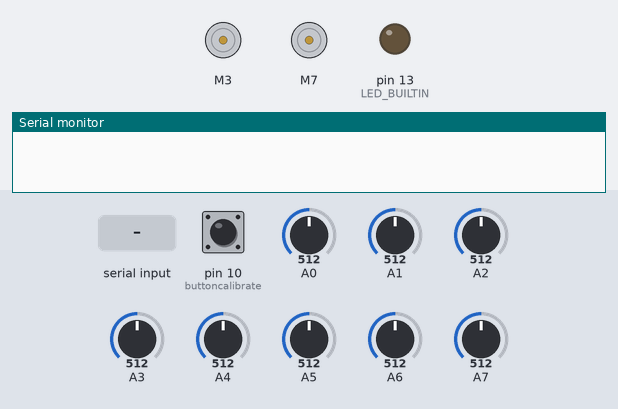
The sketch below on a simulated Arduino Nano, built with avr-gcc and run on an emulated ATmega328P. Parts: 2 × DC motor (green arrow = forward, orange = backward, longer = faster), output pins drawn as LEDs (lit = HIGH), the last lines printed to the serial monitor. The test bench sets the inputs (shaded band); at power-on: pin 10 (buttoncalibrate) LOW, A1 = 512, A4 = 512, A0 = 512, A2 = 512, A3 = 512, A5 = 512, A6 = 512, A7 = 512.

Above: at 1.3 s.
1.4 s: pin 10 (buttoncalibrate) pulled HIGH for 0.15 s
At 3.3 s:
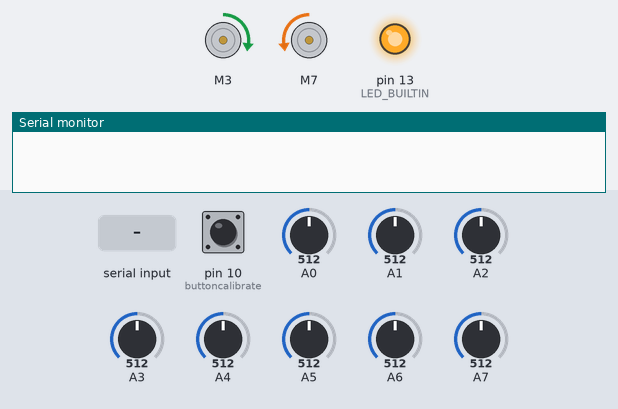
At 4.1 s:
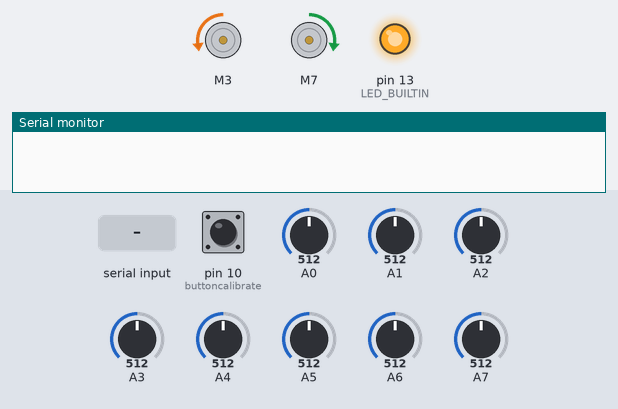
4.5 s: "S" received over Serial
7.5 s: byte 116 ('t') received over Serial
10.5 s: A1 set to 992
12.6 s: A4 set to 716
At 13.8 s:
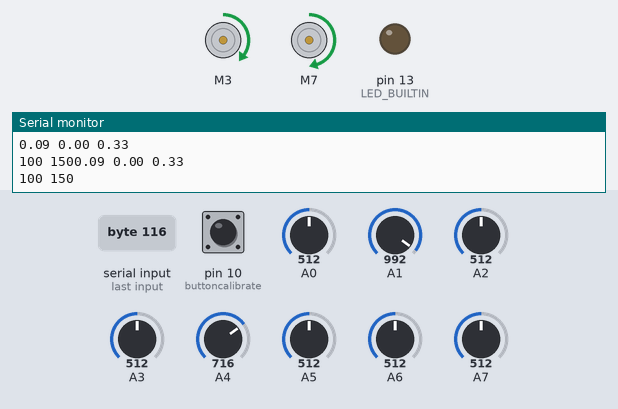
14.1 s: A0 set to 716
At 15.0 s:
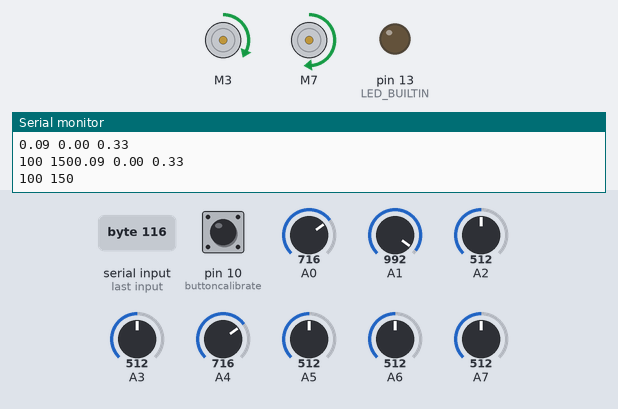
Timing chart, 0 to 16.6 s (numbered marks = the images above; inputs shaded):
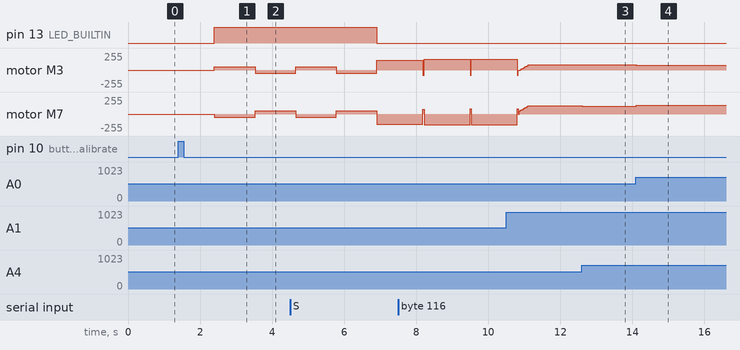

The sketch:

V3.ino
```cpp
// alll proitiy_with_2_dip switch
#include <QTRSensors.h>
#include <SparkFun_TB6612.h>

char data;

// QTR Sensor
QTRSensors qtr;
const uint8_t SensorCount = 8;
uint16_t sensorValues[SensorCount];

// --- PID CONTROL ---
float Kp = 0.09;
float Ki = 0.0001;
float Kd = 0.33;
int P, I, D, lastError = 0;

// Motor settings
int TURN_SPEED = 150;
int TURN_SPEEDr = -150;

#define DIP1 11
#define DIP2 12

const int BLACK_THRESHOLD = 700;
bool turning = false;
String turnDirection = "";
String lastSeenTurn = "";  // <-- remembers last turn direction

// Speed parameters
uint8_t maxspeeda = 150;
uint8_t maxspeedb = 150;
uint8_t basespeeda = 100;
uint8_t basespeedb = 100;

#define AIN1 3
#define BIN1 7
#define AIN2 4
#define BIN2 8
#define PWMA 5
#define PWMB 6
#define STBY 9

int buttoncalibrate = 10;

const int offsetA = 1;
const int offsetB = 1;
Motor motor1 = Motor(AIN1, AIN2, PWMA, offsetA, STBY);
Motor motor2 = Motor(BIN1, BIN2, PWMB, offsetB, STBY);

// Ramp control
uint8_t currentSpeedA = 0;
uint8_t currentSpeedB = 0;
const uint8_t rampStep = 5;
const uint16_t rampDelay = 15;
unsigned long lastRampTime = 0;

boolean onoff = false;

void setup() {
  qtr.setTypeAnalog();
  qtr.setSensorPins((const uint8_t[]){A0,A1,A2,A3,A4,A5,A6,A7}, SensorCount);

  // Update this to wherever you moved the emitter pin! (Using 2 as a placeholder)
  qtr.setEmitterPin(2);

  Serial.begin(9600);

  delay(500);
  pinMode(LED_BUILTIN, OUTPUT);
  pinMode(buttoncalibrate, INPUT);

  // ADDED: Tell the Arduino to read the DIP switches
  pinMode(DIP1, INPUT);
  pinMode(DIP2, INPUT);

  boolean Ok = false;
  while (!Ok) {
    if (digitalRead(buttoncalibrate) == HIGH) {
      delay(1000);
      calibration();
      Ok = true;
    }
  }
  brake(motor1, motor2);
}

void calibration() {
  digitalWrite(LED_BUILTIN, HIGH);
  for (uint16_t i = 0; i < 25; i++) {
    motor1.drive(50);
    motor2.drive(-50);
    qtr.calibrate();
    delay(20);
  }
  for (uint16_t i = 0; i < 25; i++) {
    motor1.drive(-50);
    motor2.drive(50);
    qtr.calibrate();
    delay(20);
  }
  for (uint16_t i = 0; i < 25; i++) {
    motor1.drive(50);
    motor2.drive(-50);
    qtr.calibrate();
    delay(20);
  }
  for (uint16_t i = 0; i < 25; i++) {
    motor1.drive(-50);
    motor2.drive(50);
    qtr.calibrate();
    delay(20);
  }
  brake(motor1, motor2);
  digitalWrite(LED_BUILTIN, LOW);
}

void loop() {
  if (Serial.available()) {
    data = Serial.read();
    if (data == 'i') Kp += 0.005;
    else if (data == 'd') Kp -= 0.005;
    else if (data == 'j') Ki += 0.00005;
    else if (data == 'e') Ki -= 0.00005;
    else if (data == 'k') Kd += 0.025;
    else if (data == 'f') Kd -= 0.025;
    else if (data == 'l') {
      maxspeeda += 25; maxspeedb += 25;
      basespeeda += 25; basespeedb += 25;
    }
    else if (data == 'g') {
      maxspeeda -= 25; maxspeedb -= 25;
      basespeeda -= 25; basespeedb -= 25;
    }
    else if (data == 's') {
      onoff = false;
      P = I = D = 0;
    }
    else if (data == 'S') {
      onoff = true;
      currentSpeedA = 0;
      currentSpeedB = 0;
      lastRampTime = millis();
    }
    else if (data == 't') TURN_SPEED += 10;
    else if (data == 'T') TURN_SPEED -= 10;

    Serial.print(Kp); Serial.print(" ");
    Serial.print(Ki); Serial.print(" ");
    Serial.println(Kd);
    Serial.print(basespeeda); Serial.print(" ");
    Serial.print(maxspeeda);
  }

  // Button toggle
  if (digitalRead(buttoncalibrate) == HIGH) {
    onoff = !onoff;
    delay(500);
    if (onoff) {
      currentSpeedA = 0;
      currentSpeedB = 0;
      lastRampTime = millis();
    }
  }

  if (onoff) {
    // Gradually increase speed
    if (millis() - lastRampTime >= rampDelay) {
      lastRampTime = millis();
      if (currentSpeedA < basespeeda) currentSpeedA += rampStep;
      if (currentSpeedB < basespeedb) currentSpeedB += rampStep;
    }
    PID_control(currentSpeedA, currentSpeedB);
  } else {
    brake(motor1, motor2);
  }
}

void forward_brake(int posa, int posb) {
  motor1.drive(posa);
  motor2.drive(posb);
}

void PID_control(uint8_t baseA, uint8_t baseB) {
  uint16_t position = qtr.readLineBlack(sensorValues);

  // 1. DETECTION
  bool extremeLeft = (sensorValues[0] > BLACK_THRESHOLD);
  bool extremeRight = (sensorValues[7] > BLACK_THRESHOLD);
  bool centerSensors = (sensorValues[3] > BLACK_THRESHOLD || sensorValues[4] > BLACK_THRESHOLD);

  bool allWhite = true;
  for (uint8_t i = 0; i < SensorCount; i++) {
    if (sensorValues[i] > BLACK_THRESHOLD) {
      allWhite = false;
      break;
    }
  }

  // 2. INTERSECTION / T-JUNCTION HANDLING
  if (extremeLeft && extremeRight) {
    bool switch1 = digitalRead(DIP1);
    bool switch2 = digitalRead(DIP2);

    // PRIORITY LOGIC
    if (switch1 == HIGH && switch2 == LOW) { // Priority LEFT
      executeHardTurn(-TURN_SPEED, TURN_SPEED);
      return;
    }
    else if (switch1 == LOW && switch2 == HIGH) { // Priority RIGHT
      executeHardTurn(TURN_SPEED, -TURN_SPEED);
      return;
    }
    else {
      // Straight: Just drive forward slightly to clear the intersection
      motor1.drive(basespeeda);
      motor2.drive(basespeedb);
      delay(50);
    }
  }

  // 3. DEAD END HANDLING (180 Turn)
  if (allWhite && lastSeenTurn == "") {
    // If we lost the line and weren't in a turn, do a 180
    executeHardTurn(TURN_SPEED, -TURN_SPEED);
    return;
  }

  // 4. NORMAL PID CALCULATIONS
  int error = position - 3500;
  P = error;
  I += error;
  I = constrain(I, -1000, 1000); // Prevent Integral Windup
  D = error - lastError;
  lastError = error;

  int motorspeed = (P * Kp) + (I * Ki) + (D * Kd);
  int motorspeeda = baseA + motorspeed;
  int motorspeedb = baseB - motorspeed;

  motorspeeda = constrain(motorspeeda, 0, maxspeeda);
  motorspeedb = constrain(motorspeedb, 0, maxspeedb);

  // 5. 90-DEGREE TURN HANDLING
  if (extremeLeft && !extremeRight) {
    lastSeenTurn = "left";
    turning = true;
    turnDirection = "left";
  } else if (extremeRight && !extremeLeft) {
    lastSeenTurn = "right";
    turning = true;
    turnDirection = "right";
  }

  if (turning) {
    if (centerSensors) {
      turning = false;
      lastSeenTurn = "";
    } else {
      if (turnDirection == "left") {
        motor1.drive(-TURN_SPEED/2);
        motor2.drive(TURN_SPEED);
      } else {
        motor1.drive(TURN_SPEED);
        motor2.drive(-TURN_SPEED/2);
      }
      return;
    }
  }

  forward_brake(motorspeeda, motorspeedb);
}

// Helper function to handle the "while" loops safely
void executeHardTurn(int speed1, int speed2) {
  motor1.drive(speed1);
  motor2.drive(speed2);
  delay(275); // Short blind turn to clear the current line (TO BE TUNED!!!)

  unsigned long startTurnTime = millis();
  while (millis() - startTurnTime < 1000) { // 1 second timeout safety
    qtr.readLineBlack(sensorValues);
    if (sensorValues[3] > BLACK_THRESHOLD || sensorValues[4] > BLACK_THRESHOLD) {
      break;
    }
  }

  // Brake briefly to stabilize
  motor1.drive(-speed1/2);
  motor2.drive(-speed2/2);
  delay(30);
  brake(motor1, motor2);

  // Reset PID
  P = I = D = lastError = 0;
}
```

Measured:
- after the input at 1.4 s, pin 13 (LED_BUILTIN): LOW → HIGH after 1.0 s; motor M3: stopped → forward 50/255 after 1.0 s, → backward 50/255 1.1 s later; motor M7: stopped → backward 50/255 after 1.0 s, → forward 50/255 1.1 s later
- after the input at 12.6 s, motor M3: forward 77/255 → forward 80/255 at once; motor M7: forward 123/255 → forward 120/255 at once
- after the input at 14.1 s, motor M3: forward 80/255 → forward 68/255 at once; motor M7: forward 120/255 → forward 132/255 at once
